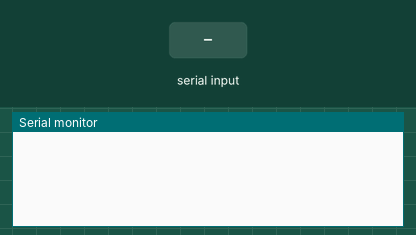
Bench run of a sketch on a simulated Arduino Uno, built with avr-gcc and run on an emulated ATmega328P. On the bench: the last lines printed to the serial monitor. The inputs (shaded band) are chosen by the test bench.

Above: at 1.2 s.
1.3 s: "90,45\n" received over Serial
At 2.5 s:
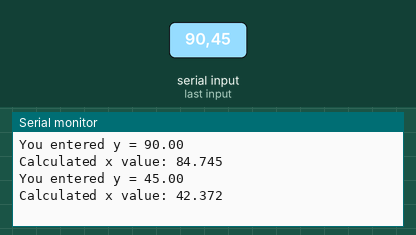
2.8 s: "30,150\n" received over Serial
At 3.7 s:
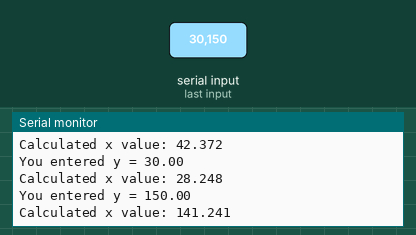
Timing chart, 0 to 5.8 s (numbered marks = the images above; inputs shaded):
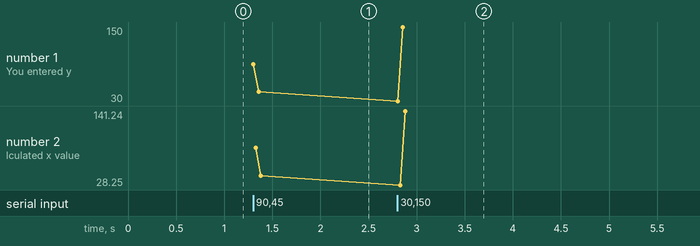

The sketch:

CalibrationFormula.ino
```cpp
#include <math.h>

double offset= 0.02612915;
double calculateExpectedValue(double measured) {
    // Compute log10(y) - subtract 0.0

    double log10X = log10(measured) - offset;
    // Calculate x =10^log10X
    double x = pow(10, log10X);
    return x;
}

void setup() {
  Serial.begin(9600);
}

void loop() {
  if (Serial.available() > 0) {
        // Read the incoming value from the serial monitor
        double y = Serial.parseFloat();

       if (y != 0) {
            double x = calculateExpectedValue(y);

            Serial.print("You entered y = ");
            Serial.println(y);
            Serial.print("Calculated x value: ");
            Serial.println(x,3);
        }
    }

}
```

Measured:
- after the input at 1.3 s, the serial monitor: prints a new line at once (image 1)
- after the input at 2.8 s, the serial monitor: prints a new line at once (image 2)
- plotted number 1: 45 → 150 after the input at 2.8 s
- plotted number 2: 42.37 → 141.24 after the input at 2.8 s
